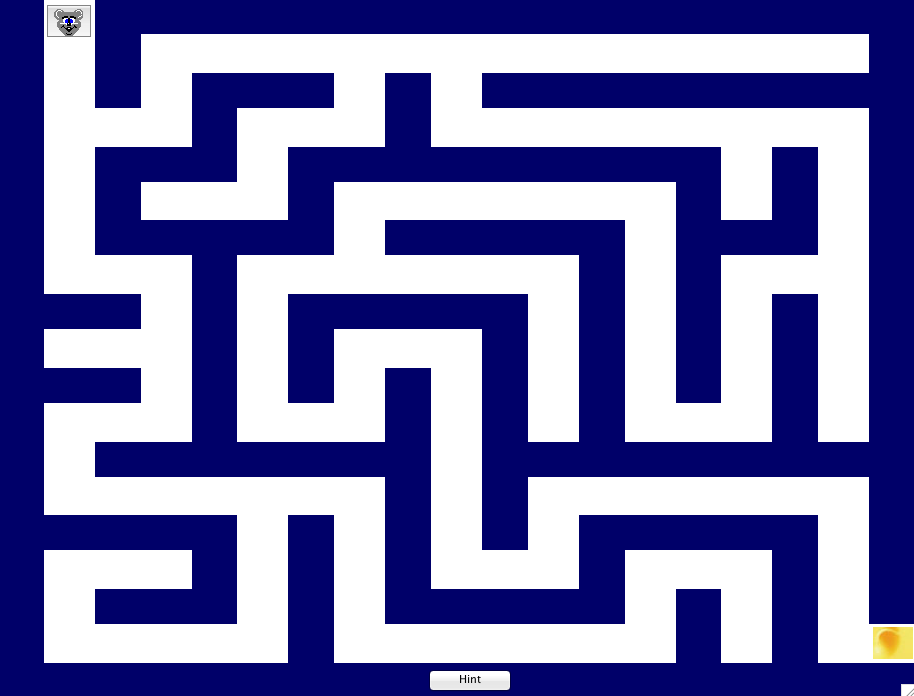
#> input picture maze/MyMaze.png, 914 x 696 px
$ python One_way_to_solve_it_BFS.py
#> lines starting #> are read from the running program, lines starting #| are printed output that depends on the picture; after the words box and inside, x2 and y2 are one past the last pixel; in counts of white or black regions, pixels touching at a corner belong together
#!/usr/bin/env python3
# -*- coding: utf-8 -*-
"""
Created on Fri May 17 21:05:29 2019

@author: kazzastic
"""
import cv2
import numpy as np
import threading
import colorsys

class Point(object):

    def __init__(self, x = 0, y = 0):
        self.x = x
        self.y = y

    def __add__(self, other):
        return Point(self.x+other.x, self.y+other.y)

    def __eq__(self, other):
        return self.x == other.x and self.y == other.y

rw = 2
p = 0
start = Point()
end = Point()

dir4 = [Point(0, 1), Point(0, -1), Point(1, 0), Point(-1, 0)]

# [14 lines left out: function mouse_mov, not called in this run]

def display():
    global img
    cv2.imshow("Image", img)
    cv2.setMouseCallback('Image', mouse_mov)
    while True:
        cv2.imshow("Image", img)
        cv2.waitKey(1)

# [43 lines left out: function BFS, not called in this run]


if __name__ == "__main__":

    img = cv2.imread('MyMaze.png', cv2.IMREAD_GRAYSCALE)
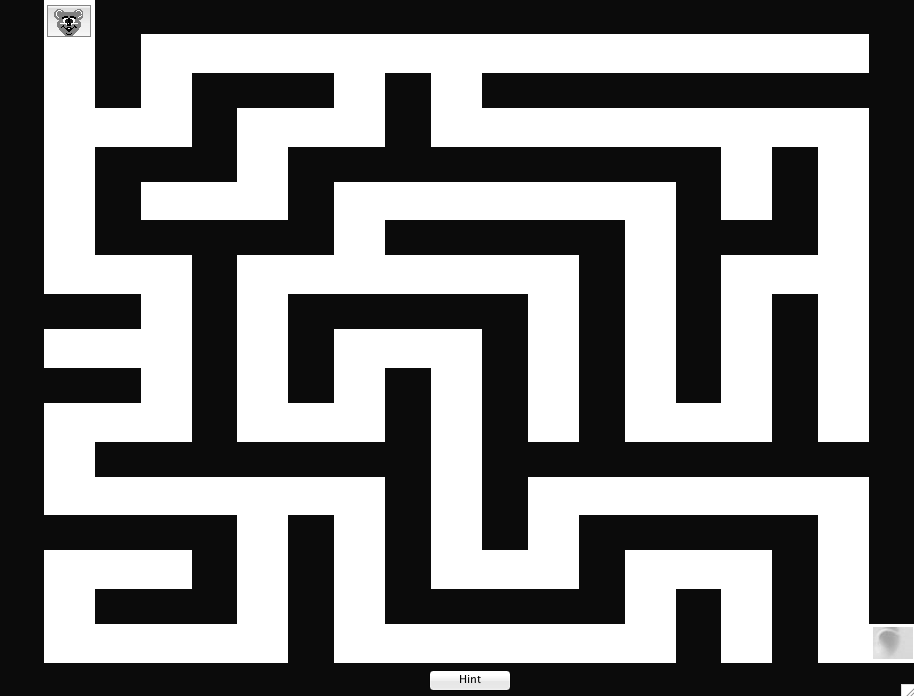
#> img: shape (696, 914); min 0, max 255, mean 128.7
    t, img = cv2.threshold(img, 120, 255, cv2.THRESH_BINARY)
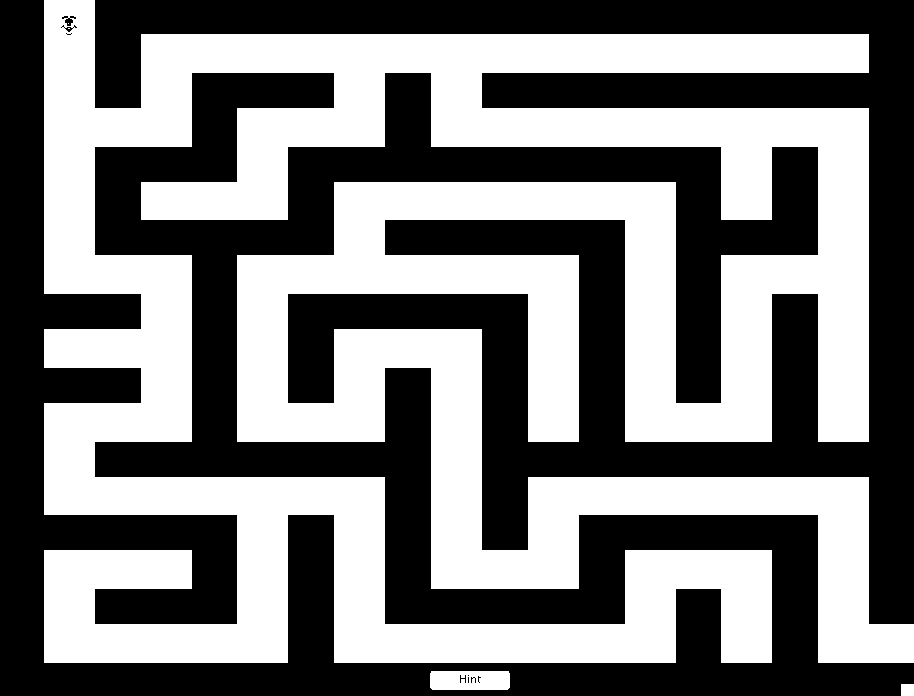
#> img: shape (696, 914); 48.3% white; 5 white regions (2 under 20 px), largest, box (x1, y1, x2, y2) and area: (44, 0, 914, 663) 305932, (430, 671, 510, 690) 1460, (901, 684, 914, 696) 156
    img = cv2.cvtColor(img, cv2.COLOR_GRAY2BGR)
    h, w= img.shape[:2]
#> h = 696; w = 914

    print("Select start and end points : ")
    t = threading.Thread(target=display, args=())
    t.daemon = True
    t.start()
#> (the run stopped early here; a loop or call above may not have finished)
